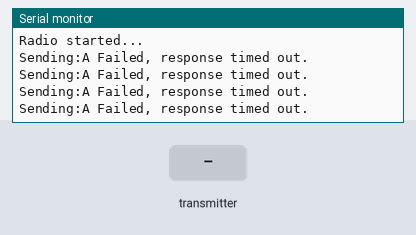
A sketch run on a simulated Arduino Uno, built with avr-gcc and run on an emulated ATmega328P. On the bench: the last lines printed to the serial monitor. The test bench sets the inputs (shaded band). No radio packets arrive unless stated.

Above: at 1.2 s.
1.3 s: the transmitter starts sending response = 0
At 1.58 s:
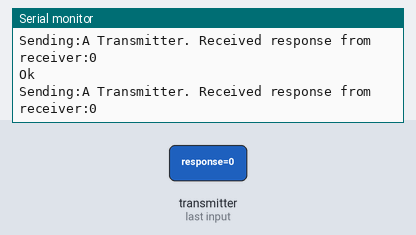
2.9 s: the transmitter starts sending response = 64
At 3.11 s:
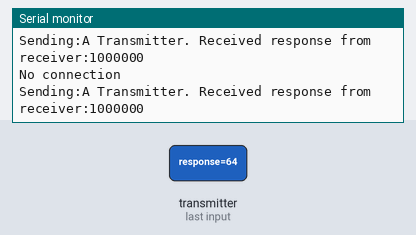
4.6 s: the transmitter starts sending response = 128
At 4.76 s:
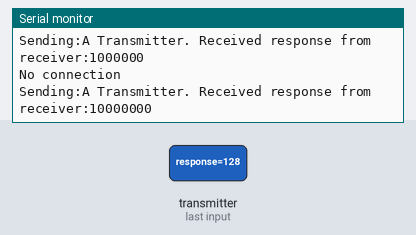
7.6 s: the transmitter starts sending response = 64
At 7.74 s:
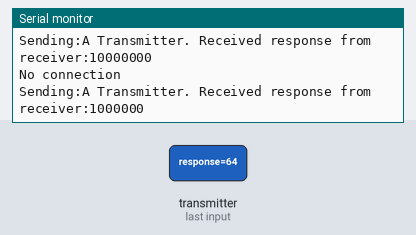
10.6 s: the transmitter starts sending response = 0
At 10.7 s:
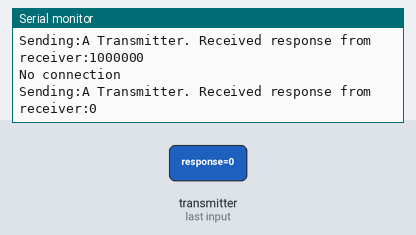
13.6 s: the transmitter starts sending response = 255
At 13.91 s:
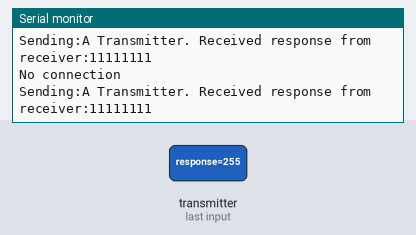
Timing chart, 0 to 16.6 s (numbered marks = the images above; inputs shaded):
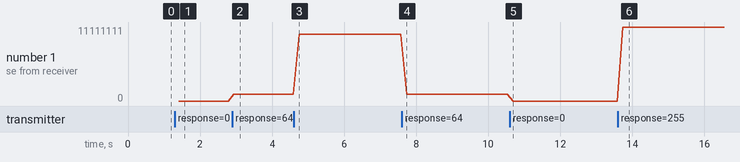

The sketch:

transmitter.ino
```cpp
//Transmitter

#include <SPI.h>
#include "nRF24L01.h"
#include "RF24.h"

const int led_pin = 8;
char message = 'A';

RF24 radio(9,10);

// Radio pipe addresses for the 2 nodes to communicate.
const uint64_t pipes[2] = { 0xF0F0F0F0E1LL, 0xF0F0F0F0D2LL };

void setup()
{
  Serial.begin(9600);
  Serial.println("Starting radio...");

  radio.begin();
  radio.openWritingPipe(pipes[0]);
  radio.openReadingPipe(1,pipes[1]);
  Serial.println("Radio started...");

}

void loop()
{
    radio.stopListening();
    Serial.print("Sending:");
    Serial.print(message);
    Serial.print(" ");
    radio.write( &message, 1 );

    // Now, continue listening
    radio.startListening();

    // Wait here until we get a response, or timeout (250ms)
    unsigned long started_waiting_at = millis();
    bool timeout = false;
    while ( ! radio.available() && ! timeout )
      if (millis() - started_waiting_at > 200 )
        timeout = true;

    // Describe the results
    if ( timeout )
    {
      Serial.println("Failed, response timed out.");

    }
    else
    {
      // Grab the response, compare, and send to debugging spew
      byte response;
      radio.read( &response, sizeof(response) );
      Serial.print("Transmitter. Received response from receiver:");
      Serial.println(response,BIN);

      if (response == B0)
      {
        digitalWrite(led_pin,HIGH);
        Serial.println("Ok");
      }
      else
      {
        digitalWrite(led_pin,LOW);
        Serial.println("No connection");
      }
    }

    // Try again  later
    delay(150);

}
```

Measured:
- after the input at 1.3 s, the serial monitor: prints a new line after 0.12 s (image 1)
- after the input at 2.9 s, the serial monitor: prints a new line at once (image 2)
- after the input at 4.6 s, the serial monitor: prints a new line after 0.15 s (image 3)
- after the input at 7.6 s, the serial monitor: prints a new line after 0.13 s (image 4)
- after the input at 10.6 s, the serial monitor: prints a new line after 0.09 s (image 5)
- after the input at 13.6 s, the serial monitor: prints a new line after 0.14 s (image 6)
- plotted number 1: 0 → 1000000 after the input at 2.9 s, 1000000 → 10000000 after the input at 4.6 s, 10000000 → 1000000 after the input at 7.6 s, 1000000 → 0 after the input at 10.6 s, 0 → 11111111 after the input at 13.6 s
